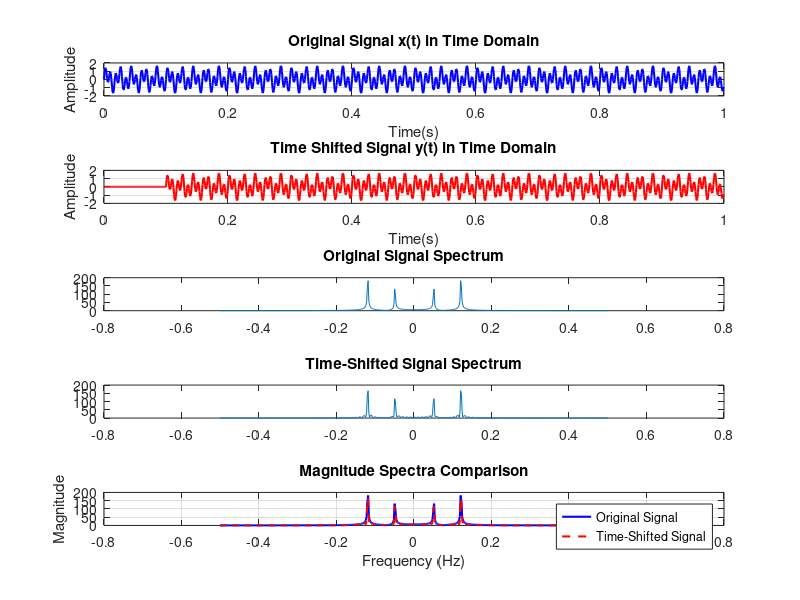

Recreate this plot in MATLAB.
% Analyzing the effect of time-shifting on signal spectra

% First, define signals x and y
fs = 1000; % Sampling frequency
t = 0:1/fs:1-1/fs; % time vector from 0 to 1 second
N = 512; % Number of points in FFT

% Create an example signal x
f1 = 50;
f2 = 120;
x = 0.7*sin(2*pi*f1*t) + sin(2*pi*f2*t); % Multi component sinusoidal signals for clearer peaks

% Create time-shifted version y (shifted by 0.1 seconds)
shift_amount = 0.1; % Shift amount in seconds
shift_samples = round(shift_amount * fs);  % Convert samples
y = [zeros(1, shift_samples), x(1:end-shift_samples)];


f = linspace(-0.5, 0.5, N); % Frequency vector
X = fftshift(fft(x, N)); % FFT of the original signal
Y = fftshift(fft(y, N)); % FFT of the time-shifted signal

% Plot the signals in time domain
figure;
subplot(5, 1, 1);
plot(t, x, 'b-', 'LineWidth', 1.5);
title('Original Signal x(t) in Time Domain');
xlabel('Time(s)');
ylabel('Amplitude');
grid on;

subplot(5, 1, 2);
plot(t, y, 'r-', 'LineWidth', 1.5);
title('Time Shifted Signal y(t) in Time Domain');
xlabel('Time(s)');
ylabel('Amplitude');
grid on;

% Plot the magnitude spectra of both signals
subplot(5,1,5);
plot(f, abs(X), 'b-', 'LineWidth', 1.5); hold on;
plot(f, abs(Y), 'r--', 'LineWidth', 1.5);
title('Magnitude Spectra Comparison');
xlabel('Frequency (Hz)');
ylabel('Magnitude');
legend('Original Signal', 'Time-Shifted Signal');
grid on;

% Display key information
fprintf('Signal Information:\n');
fprintf('Sampling frequency: %d Hz\n', fs);
fprintf('Signal length: %d samples\n', length(x));
fprintf('Time shift: %.3f seconds (%d samples)\n', shift_amount, shift_samples);
fprintf('FFT length: %d points\n', N);

% Demonstrate that magnitude spectra are identical (phase differs)
magnitude_difference = max(abs(abs(X) - abs(Y)));
fprintf('Maximum magnitude spectrum difference: %.2e\n', magnitude_difference);
fprintf('This shows time-shifting affects phase but not magnitude spectrum.\n');

% Plot the magnitude spectra of both signals
%figure;
subplot(5,1,3); plot(f, abs(X));
title('Original Signal Spectrum');
subplot(5,1,4); plot(f, abs(Y));
title('Time-Shifted Signal Spectrum');